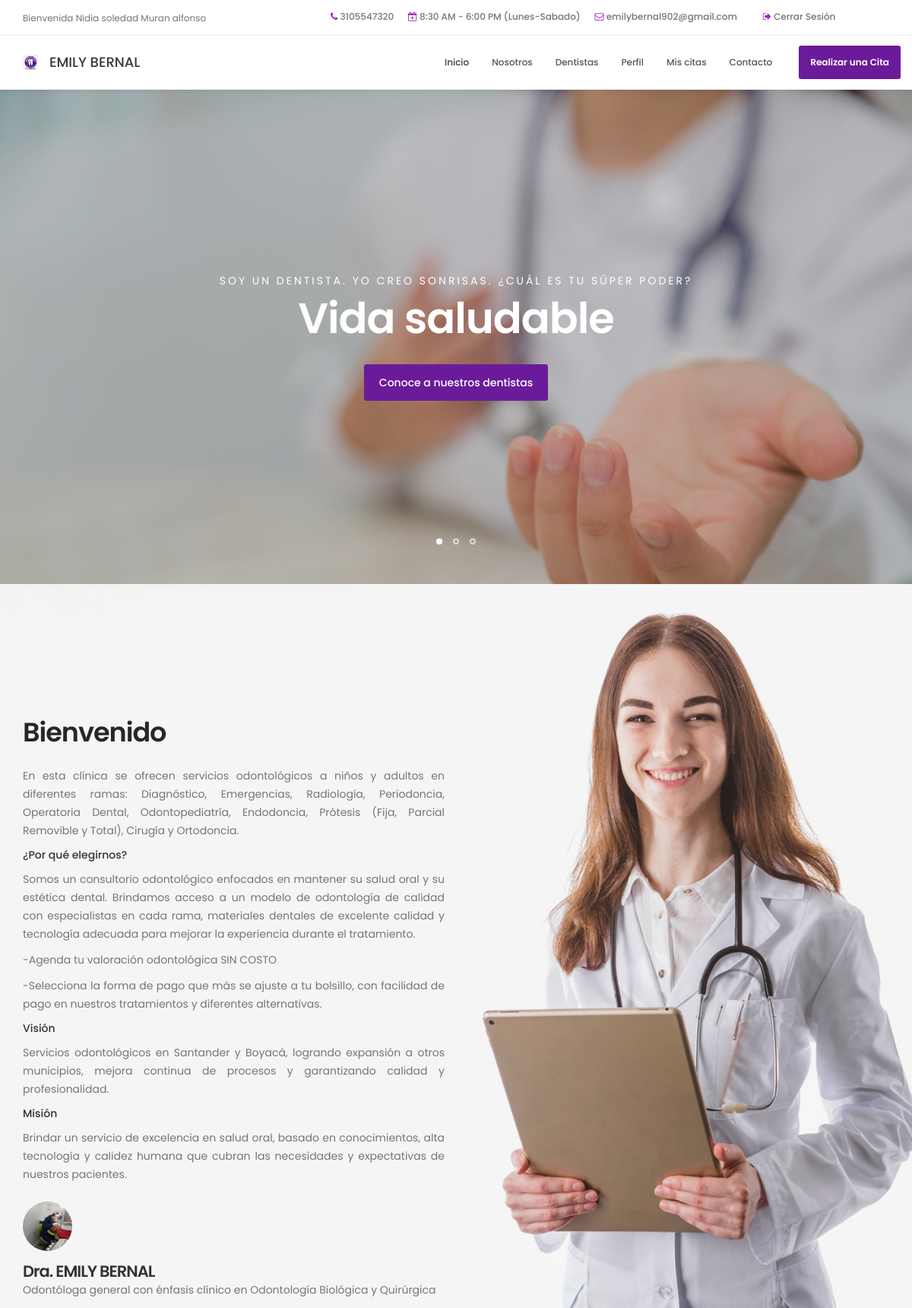
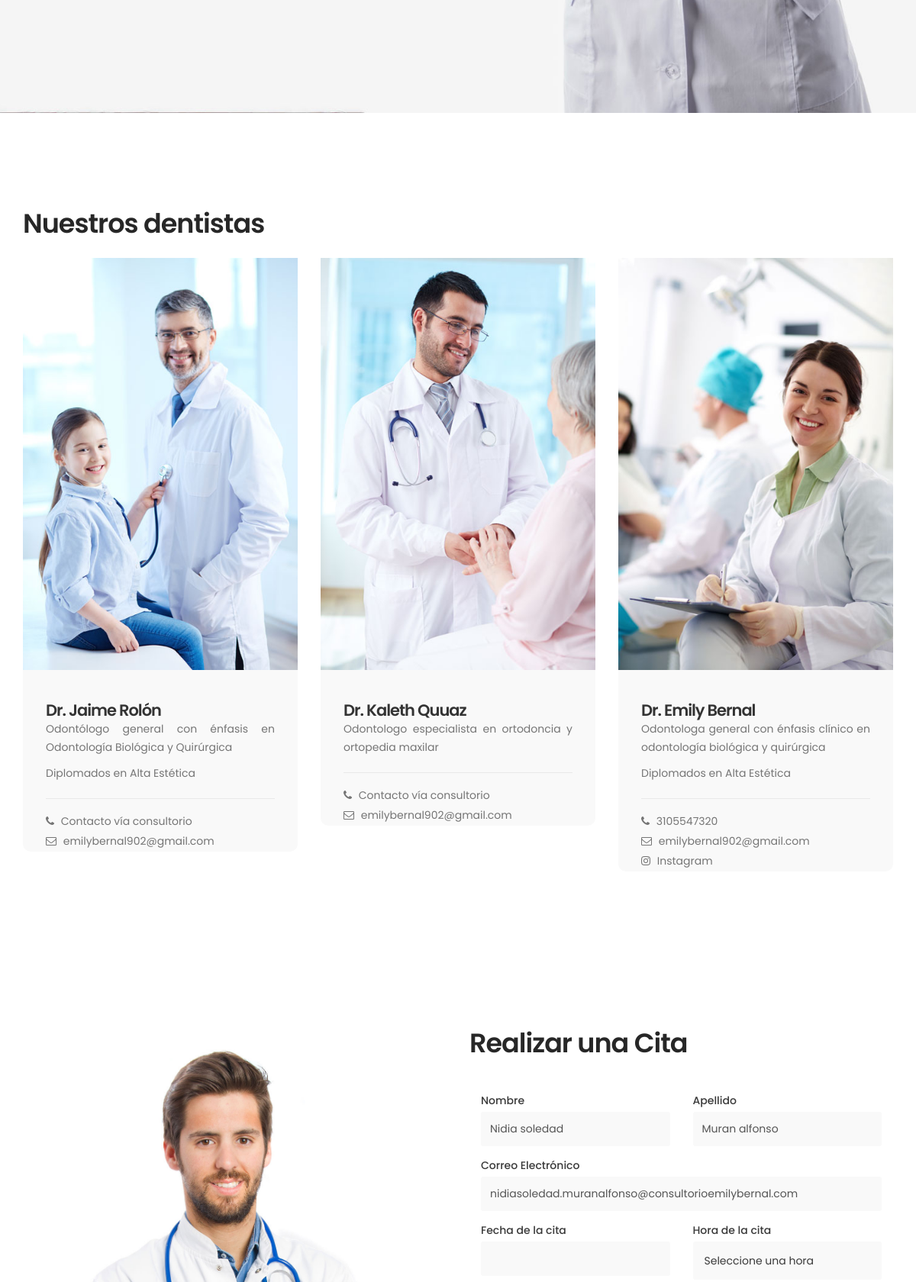
Page /principal.php (signed in, upper part) on the committed database (2 pictures, top to bottom).
### tables this page shows
CREATE TABLE `pacientes` (
  `id_paciente` int(11) NOT NULL,
  `nombre` varchar(255) NOT NULL,
  `apellido` varchar(255) NOT NULL,
  `telefono` varchar(50) NOT NULL,
  `sexo` varchar(60) NOT NULL,
  `fecha_nacimiento` date NOT NULL,
  `correo_electronico` varchar(255) NOT NULL,
  `clave` varchar(255) NOT NULL,
  `foto_perfil` varchar(255) DEFAULT NULL,
  `tipo_imagen` varchar(20) DEFAULT 'perfil',
  `eps` varchar(255) DEFAULT NULL,
  `ocupacion` varchar(255) DEFAULT NULL,
  `estado_civil` varchar(50) DEFAULT NULL,
  `cedula` varchar(50) DEFAULT NULL,
  `emergencia_nombre` varchar(255) DEFAULT NULL,
  `emergencia_telefono` varchar(50) DEFAULT NULL,
  `menor_acompanante` varchar(255) DEFAULT NULL,
  `menor_parentesco` varchar(50) DEFAULT NULL,
  `menor_telefono` varchar(50) DEFAULT NULL,
  `tipo_sangre` varchar(10) DEFAULT NULL,
  `alertas_medicas` text DEFAULT NULL,
  `lugar_direccion_residencia` varchar(255) DEFAULT NULL,
  `numero_documento` varchar(20) DEFAULT NULL,
  `historia_cardiovasculares` enum('Sí','No') DEFAULT 'No',
  `historia_hemorragicas` enum('Sí','No') DEFAULT 'No',
  `historia_dermatologicas` enum('Sí','No') DEFAULT 'No',
  `historia_mentales` enum('Sí','No') DEFAULT 'No',
  `historia_diabetes` enum('Sí','No') DEFAULT 'No',
  `historia_cancer` enum('Sí','No') DEFAULT 'No',
  `historia_artritis` enum('Sí','No') DEFAULT 'No',
  `historia_alergias` enum('Sí','No') DEFAULT 'No',
  `historia_cirugias` enum('Sí','No') DEFAULT 'No',
  `historia_otros` text DEFAULT NULL
);

### php/consultas.php (called while the page is built, shortened)
<?php
function consultarPaciente($link, $id)
{
    $query = "SELECT * FROM pacientes WHERE id_paciente = ?";
    $stmt = mysqli_prepare($link, $query);
    mysqli_stmt_bind_param($stmt, "i", $id);
    mysqli_stmt_execute($stmt);
    $resultado = mysqli_stmt_get_result($stmt);
    if (mysqli_num_rows($resultado) == 1) {
        $row = mysqli_fetch_assoc($resultado);
        return $row;
    } else {
        $_SESSION['MensajeTexto'] = "Error validando datos de usuario";
        $_SESSION['MensajeTipo'] = "p-3 mb-2 bg-danger text-white";
        header("Location: ./index.php");
        exit;
    }
}
?>

### principal.php (the view, shortened to what this page needs)
<?php
include_once './php/conexionDB.php';
include_once './php/consultas.php';
$vUsuario = $_SESSION['id_paciente'];
$row = consultarPaciente($link, $vUsuario);
?>
<!DOCTYPE html>
<html lang="es">
<head>
    <link rel="stylesheet" href="src/css/bootstrap.min.css">
    <link rel="stylesheet" href="src/css/font-awesome.min.css">
    <link rel="stylesheet" href="src/css/animate.css">
    <link rel="stylesheet" href="src/css/owl.carousel.css">
    <link rel="stylesheet" href="src/css/owl.theme.default.min.css">
    <link rel="stylesheet" href="src/css/tooplate-style.css">
    <link rel="stylesheet" href="//code.jquery.com/ui/1.12.1/themes/base/jquery-ui.css">
</head>
<body id="top" data-spy="scroll" data-target=".navbar-collapse" data-offset="50">
    <header>
        <div class="container">
            <div class="row">
                <div class="col-md-4 col-sm-10">
                    <p><?php echo ($row['sexo'] == 'Masculino') ? "Bienvenido {$row['nombre']} {$row['apellido']}" : "Bienvenida {$row['nombre']} {$row['apellido']}"; ?></p>
                </div>
                <div class="col-md-8 col-sm-10">
                    <span class="phone-icon"><i class="fa fa-phone"></i> 3105547320</span>
                    <span class="date-icon"><i class="fa fa-calendar-plus-o"></i> 8:30 AM - 6:00 PM (Lunes-Sabado)</span>
                    <span class="email-icon"><i class="fa fa-envelope-o"></i> <a href="mailto:emilybernal902@gmail.com">emilybernal902@gmail.com</a></span>
                    <span><i class="fa fa-sign-out"></i> <a href="./php/cerrar.php">Cerrar Sesión</a></span>
                </div>
            </div>
        </div>
    </header>
    <section class="navbar navbar-default navbar-static-top" role="navigation">
        <div class="container">
            <div class="navbar-header">
                <a href="principal.php" class="navbar-brand"><img src="src/img/logo.png" width="20px" height="20px" alt="Logo"></a>
                <a href="principal.php" class="navbar-brand">EMILY BERNAL</a>
            </div>
            <div class="collapse navbar-collapse">
                <ul class="nav navbar-nav navbar-right">
                    <li><a href="#top" class="smoothScroll">Inicio</a></li>
                    <li><a href="#about" class="smoothScroll">Nosotros</a></li>
                    <li><a href="#team" class="smoothScroll">Dentistas</a></li>
                    <li><a href="#perfil" class="smoothScroll">Perfil</a></li>
                    <li><a href="#perfil" class="smoothScroll">Mis citas</a></li>
                    <li><a href="#google-map" class="smoothScroll">Contacto</a></li>
                    <li class="appointment-btn"><a href="#appointment">Realizar una Cita</a></li>
                </ul>
            </div>
        </div>
    </section>
    <div class="row">
        <div class="col-md-3 col-md-offset-5">
        </div>
    </div>
    <section id="home" class="slider" data-stellar-background-ratio="0.5">
        <div class="container">
            <div class="row">
                <div class="owl-carousel owl-theme">
                    <div class="item item-first">
                        <div class="caption">
                            <div class="col-md-offset-1 col-md-10">
                                <h3>Soy un dentista. Yo creo sonrisas. ¿Cuál es tu súper poder?</h3>
                                <h1>Vida saludable</h1>
                                <a href="#team" class="section-btn btn btn-default smoothScroll">Conoce a nuestros dentistas</a>
                            </div>
                        </div>
                    </div>
                </div>
            </div>
        </div>
    </section>
    <section id="about">
        <div class="container">
            <div class="row">
                <div class="col-md-6 col-sm-6">
                    <div class="about-info">
                        <h2 class="wow fadeInUp" data-wow-delay="0.6s">Bienvenido</h2>
                        <div class="wow fadeInUp" data-wow-delay="0.8s">
                            <p>En esta clínica se ofrecen servicios odontológicos a niños y adultos en diferentes ramas: Diagnóstico, Emergencias, Radiología, Periodoncia, Operatoria Dental, Odontopediatría, Endodoncia, Prótesis (Fija, Parcial Removible y Total), Cirugía y Ortodoncia.</p>
                            <h5>¿Por qué elegirnos?</h5>
                            <p>Somos un consultorio odontológico enfocados en mantener su salud oral y su estética dental. Brindamos acceso a un modelo de odontología de calidad con especialistas en cada rama, materiales dentales de excelente calidad y tecnología adecuada para mejorar la experiencia durante el tratamiento.</p>
                            <p>-Agenda tu valoración odontológica SIN COSTO</p>
                            <p>-Selecciona la forma de pago que más se ajuste a tu bolsillo, con facilidad de pago en nuestros tratamientos y diferentes alternativas.</p>
                            <h5>Visión</h5>
                            <p>Servicios odontológicos en Santander y Boyacá, logrando expansión a otros municipios, mejora continua de procesos y garantizando calidad y profesionalidad.</p>
                            <h5>Misión</h5>
                            <p>Brindar un servicio de excelencia en salud oral, basado en conocimientos, alta tecnología y calidez humana que cubran las necesidades y expectativas de nuestros pacientes.</p>
                        </div>
                        <figure class="profile wow fadeInUp" data-wow-delay="1s">
                            <img src="src/img/emily-perfil.png" class="img-responsive" alt="">
                            <figcaption>
                                <h3>Dra. EMILY BERNAL</h3>
                                <p>Odontóloga general con énfasis clínico en Odontología Biológica y Quirúrgica</p>
                            </figcaption>
                        </figure>
                    </div>
                </div>
            </div>
        </div>
    </section>
    <section id="team" data-stellar-background-ratio="1">
        <div class="container">
            <div class="row">
                <div class="col-md-6 col-sm-6">
                    <div class="about-info">
                        <h2 class="wow fadeInUp" data-wow-delay="0.1s">Nuestros dentistas</h2>
                    </div>
                </div>
                <div class="clearfix"></div>
                <div class="col-md-4 col-sm-6">
                    <div class="team-thumb wow fadeInUp" data-wow-delay="0.2s">
                        <img src="src/img/team-image1.jpg" class="img-responsive" alt="">
                        <div class="team-info">
                            <h3>Dr. Jaime Rolón</h3>
                            <p>Odontólogo general con énfasis en Odontología Biológica y Quirúrgica</p>
                            <p>Diplomados en Alta Estética</p>
                            <div class="team-contact-info">
                                <p><i class="fa fa-phone"></i> Contacto vía consultorio</p>
                                <p><i class="fa fa-envelope-o"></i> <a href="mailto:emilybernal902@gmail.com" target="_blank">emilybernal902@gmail.com</a></p>
                            </div>
                        </div>
                    </div>
                </div>
                <div class="col-md-4 col-sm-6">
                    <div class="team-thumb wow fadeInUp" data-wow-delay="0.4s">
                        <img src="src/img/team-image2.jpg" class="img-responsive" alt="">
                        <div class="team-info">
                            <h3>Dr. Kaleth Quuaz</h3>
                            <p>Odontologo especialista en ortodoncia y ortopedia maxilar </p>
                            <div class="team-contact-info">
                                <p><i class="fa fa-phone"></i> Contacto vía consultorio</p>
                                <p><i class="fa fa-envelope-o"></i> <a href="mailto:emilybernal902@gmail.com" target="_blank">emilybernal902@gmail.com</a></p>
                            </div>
                        </div>
                    </div>
                </div>
                <div class="col-md-4 col-sm-6">
                    <div class="team-thumb wow fadeInUp" data-wow-delay="0.6s">
                        <img src="src/img/team-image3.jpg" class="img-responsive" alt="">
                        <div class="team-info">
                            <h3>Dr. Emily Bernal</h3>
                            <p>Odontologa general con énfasis clínico en odontología biológica y quirúrgica</p>
                            <p>Diplomados en Alta Estética</p>
                            <div class="team-contact-info">
                                <p><i class="fa fa-phone"></i> 3105547320</p>
                                <p><i class="fa fa-envelope-o"></i> <a href="mailto:emilybernal902@gmail.com" target="_blank">emilybernal902@gmail.com</a></p>
                                <p><i class="fa fa-instagram"></i> <a href="https://instagram.com/dra.emilybernal?igshid=MzNlNGNkZWQ4Mg==" target="_blank">Instagram</a></p>
                            </div>
                        </div>
                    </div>
                </div>
            </div>
        </div>
    </section>
    <section id="appointment" data-stellar-background-ratio="3">
        <div class="container">
            <div class="row">
                <div class="col-md-6 col-sm-6">
                    <img src="src/img/appointment-image.jpg" class="img-responsive" alt="">
                </div>
                <div class="col-md-6 col-sm-6">
                    <form action="./crud/cita_INSERT.php?opciones=INS" method="POST" enctype="multipart/form-data" autocomplete="off" id="appointment-form" onsubmit="return validateForm()">
                        <div class="section-title wow fadeInUp" data-wow-delay="0.4s">
                            <h2>Realizar una Cita</h2>
                        </div>
                        <div class="wow fadeInUp" data-wow-delay="0.8s">
                            <div class="col-md-6 col-sm-6">
                                <label for="name">Nombre</label>
                                <input type="text" class="form-control" id="name" name="name" placeholder="Nombre" required value="<?php echo isset($_SESSION['FormData']['name']) ? htmlspecialchars($_SESSION['FormData']['name']) : $row['nombre']; ?>">
                            </div>
                            <div class="col-md-6 col-sm-6">
                                <label for="apellido">Apellido</label>
                                <input type="text" class="form-control" id="apellido" name="apellido" placeholder="Apellido" required value="<?php echo isset($_SESSION['FormData']['name']) ? htmlspecialchars($_SESSION['FormData']['name']) : $row['apellido']; ?>">
                            </div>
                            <div class="col-md-12 col-sm-6">
                                <label for="email">Correo Electrónico</label>
                                <input type="email" class="form-control" id="email" name="email" placeholder="Correo Electrónico" required value="<?php echo isset($_SESSION['FormData']['email']) ? htmlspecialchars($_SESSION['FormData']['email']) : $row['correo_electronico']; ?>">
                            </div>
                            <div class="col-md-6 col-sm-6">
                                <label for="fecha_cita">Fecha de la cita</label>
                                <input type="text" class="form-control" name="fecha_cita" id="fecha_cita" required value="<?php echo isset($_SESSION['FormData']['fecha_cita']) ? htmlspecialchars($_SESSION['FormData']['fecha_cita']) : ''; ?>">
                            </div>
                            <div class="col-md-6 col-sm-6">
                                <label for="hora">Hora de la cita</label>
                                <select class="form-control" name="hora" id="hora" required>
                                    <option value="">Seleccione una hora</option>
                                </select>
                            </div>
                        </div>
                    </form>
                </div>
            </div>
        </div>
    </section>
</body>
</html>

### rows in the picture
pacientes: nombre "Nidia soledad", apellido "Muran alfonso", name "Nidia soledad", email "nidiasoledad.muranalfonso@consultorioemilybernal.com"
